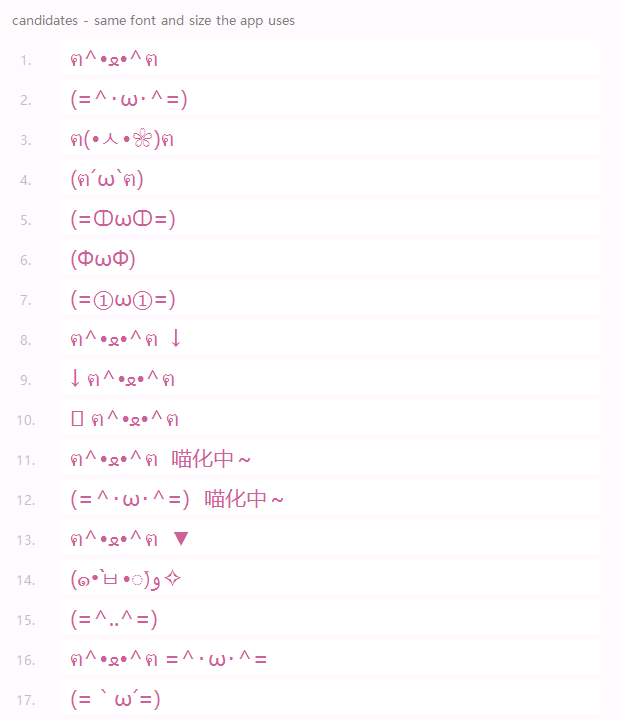
#> input picture pc/kaomoji-candidates.png, 620 x 720 px
$ python -i make-art.py   (imports and definitions only)
#> lines starting #> are read from the running program, lines starting #| are printed output that depends on the picture
#> further down, picture is the input picture: PIL image 620x720 RGBA; mean R, G, B, A 254, 251, 252.7, 255
"""Build the app artwork from a supplied illustration.

Reads every PNG/JPG in the reference folder (sorted by name) and can:

  --list                       show the index of each reference image
  --icon  <i> l t r b          crop image i to the fractional box l,t,r,b
                               (0..1 of the source) and write every icon size
  --bg    <i> [blur] [light]   build a soft wallpaper from image i

Outputs land in the miaohua project: pc/Miaohua.ico, pc/logo.png,
android mipmaps, pc/bg.png, and previews so the result can be eyeballed.
"""
import os
import sys
from PIL import Image, ImageDraw, ImageFilter

ROOT = r'D:\harness gzq\009\miaohua'
REF = r'D:\harness gzq\009\图片参考'

DENSITIES = {
    'mipmap-mdpi': 48,
    'mipmap-hdpi': 72,
    'mipmap-xhdpi': 96,
    'mipmap-xxhdpi': 144,
    'mipmap-xxxhdpi': 192,
}
ICO_SIZES = [(16, 16), (24, 24), (32, 32), (48, 48), (64, 64), (128, 128), (256, 256)]


# [62 lines left out: functions refs, rounded, crop_square, make_icon, not called in this run]


def make_bg(src, blur=22, lighten=0.58, w=900, h=730, label=''):
#> called with blur = 22, lighten = 0.58, w = 900, h = 730, label = ''
    im = src.convert('RGB')
    sw, sh = im.size
#> sw = 620; sh = 720
    scale = max(w / float(sw), h / float(sh))
#> scale = 1.45
    im = im.resize((int(sw * scale + 1), int(sh * scale + 1)), Image.LANCZOS)
#> im: PIL image 901x1046 RGB
    nw, nh = im.size
#> nw = 901; nh = 1046
    left = (nw - w) // 2
#> left = 0
    top = int((nh - h) * 0.28)          # favour the upper part, where the face is
#> top = 88
    im = im.crop((left, top, left + w, top + h))
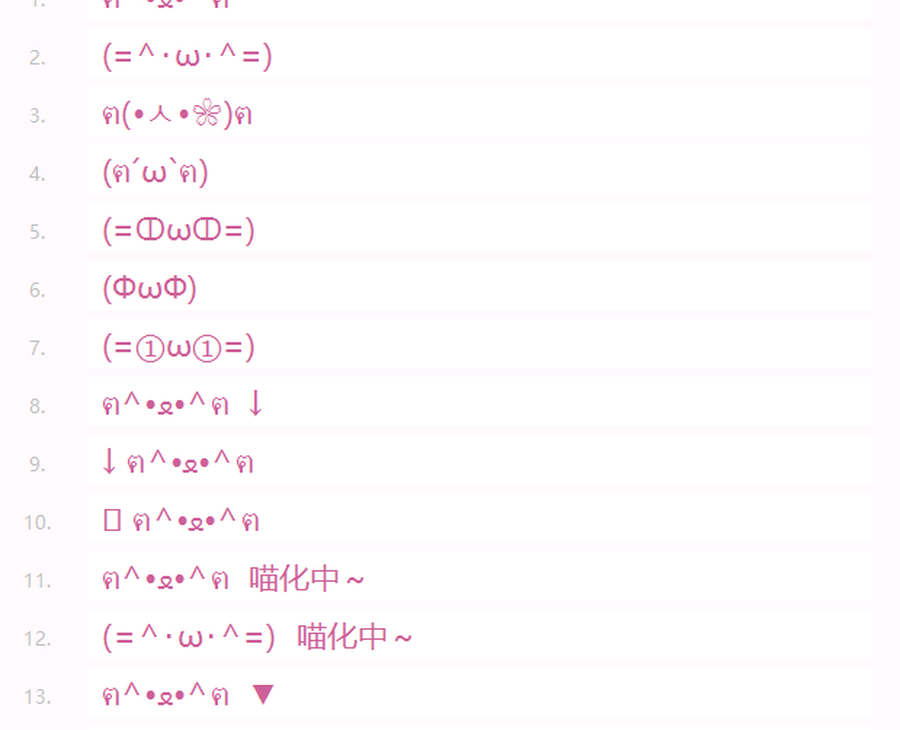
#> im: PIL image 900x730 RGB; mean R, G, B 254.1, 251, 252.7
    im = im.filter(ImageFilter.GaussianBlur(blur))
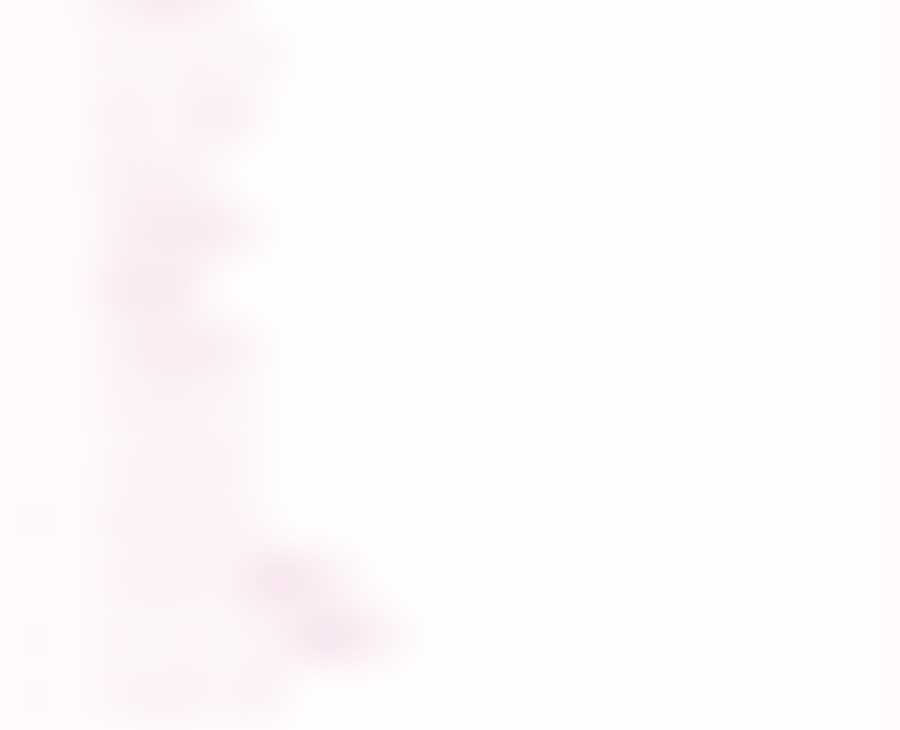
#> im: PIL image 900x730 RGB; mean R, G, B 254.1, 250.9, 252.9
    im = Image.blend(im, Image.new('RGB', (w, h), (255, 255, 255)), lighten)
    im.save(os.path.join(ROOT, 'pc', 'bg.png'), 'PNG')
    im.save(os.path.join(ROOT, 'preview-bg.png'), 'PNG')
    print('wallpaper written from', label, w, 'x', h, 'blur', blur, 'lighten', lighten)


# [37 lines left out: function main, not called in this run]


# [1 line not run here, left out]

>>> from PIL import Image
>>> picture = Image.open('pc/kaomoji-candidates.png')
>>> result = make_bg(picture)

$ run again, on 设置页-常驻运行-已勾上.png
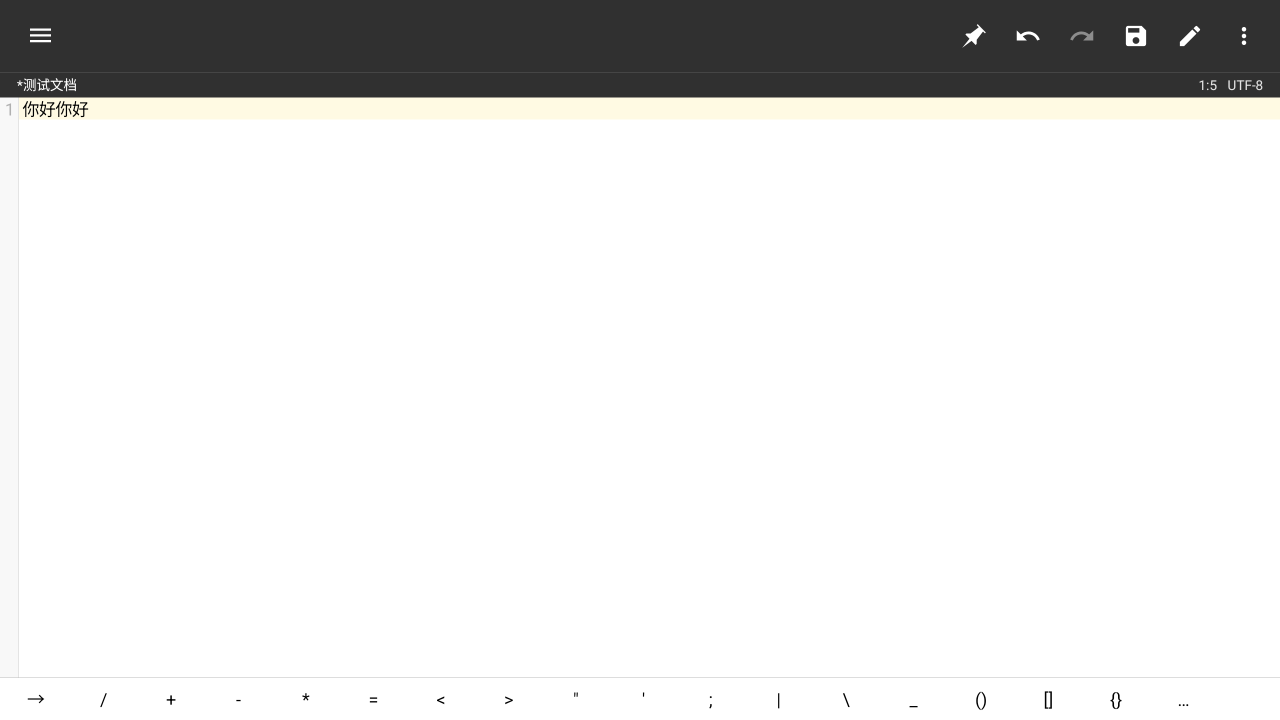
#> input picture 设置页-常驻运行-已勾上.png, 2560 x 1440 px (shown at 1/2 size)
#> picture is the input picture: PIL image 2560x1440 RGBA; mean R, G, B, A 227, 226.8, 226.1, 255
#> in make_bg, `im = im.filter(ImageFilter.GaussianBlur(blur))`:
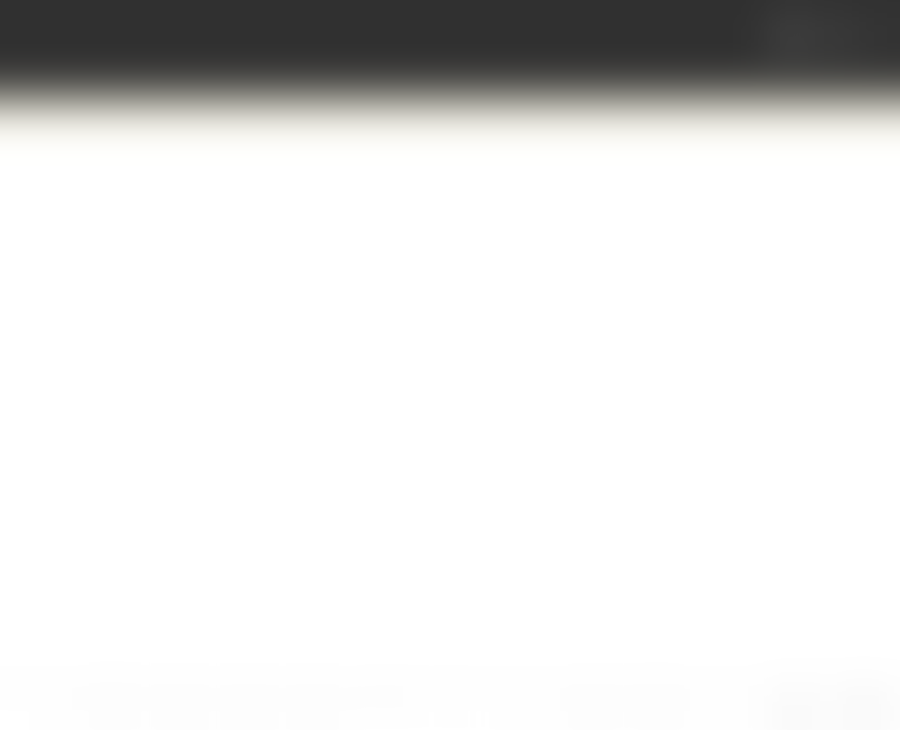
#> im: PIL image 900x730 RGB; mean R, G, B 226.9, 226.7, 226
#> in make_bg, `im = Image.blend(im, Image.new('RGB', (w, h), (255, 255, 255)), lighten)`:
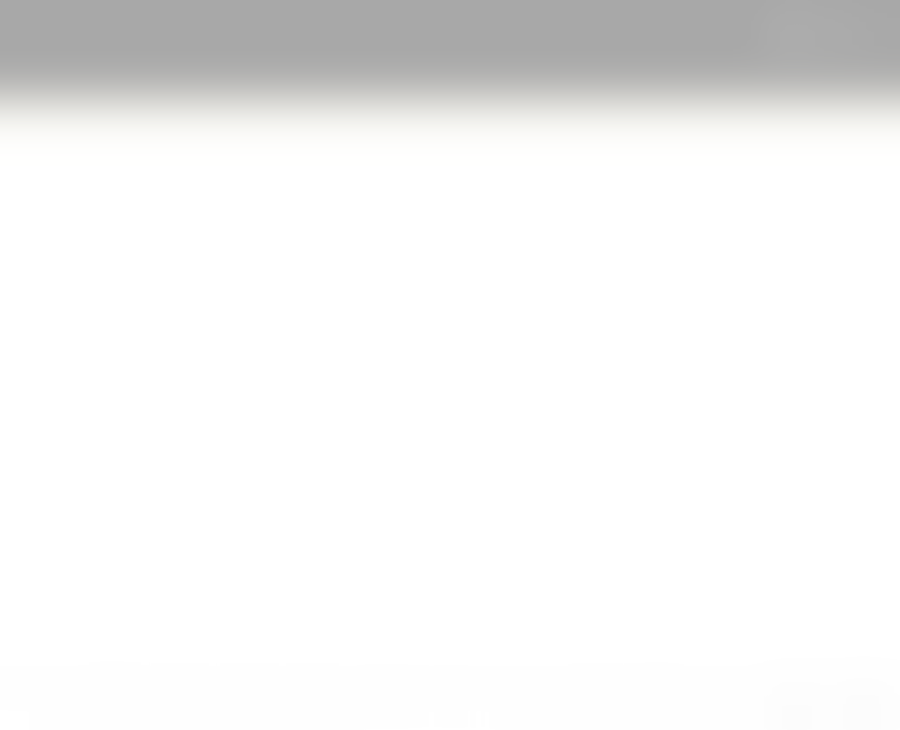
#> im: PIL image 900x730 RGB; mean R, G, B 243.1, 243, 242.7
